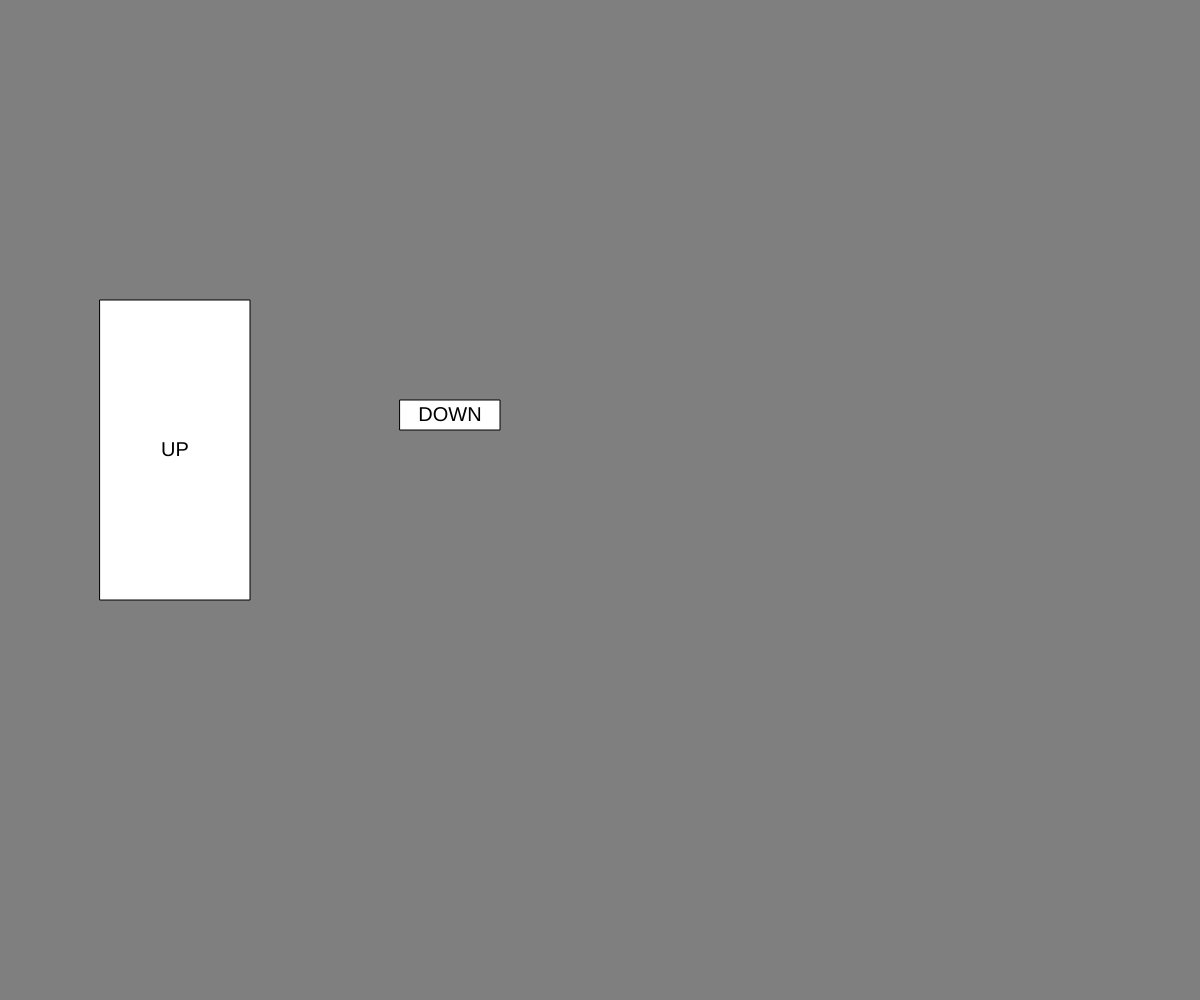
Frame 1 (no input)
Frame 60 (no input): identical to frame 1, image omitted
Frame 120 (the mouse pressed at the canvas centre since frame 60): identical to frame 1, image omitted

The p5.js sketch that drew this single still picture (run headless with seeded random() and noise() and a simulated clock; from frame 60 on, the mouse is pressed at the canvas centre):

// p5.js sketch
// ── sketch.js
var up, down;
var bgColor = 127;

function setup() {
    createCanvas(windowWidth, windowHeight);
    textFont("Helvetica");
    textSize(20);
    up = new Button(100, 300, 150, 300, "UP");
    down = new Button(400, 400, 100, 30, "DOWN");

}

function draw() {
    background(bgColor);
    up.draw();
    down.draw();

}

function Button(x, y, w, h, label){
    this.x = x;
    this.y = y;
    this.w = w;
    this.h = h;
    this.label = label;

    this.draw = function() {
        fill(255);
        rect(this.x, this.y, this.w, this.h);
        fill(0);
        textAlign(CENTER, CENTER);
        text(this.label, this.x, this.y, this.w, this.h);
    }

    this.test = function() {
        return(mouseX > this.x && mouseX < this.x + this.w && mouseY > this.y && mouseY < this.y + this. h)
    }

}

function mousePressed() {
    if (up.test() == true){
        bgColor += 7;
    } else if (down.test() == true) {
        bgColor -= 7;
    }
}
